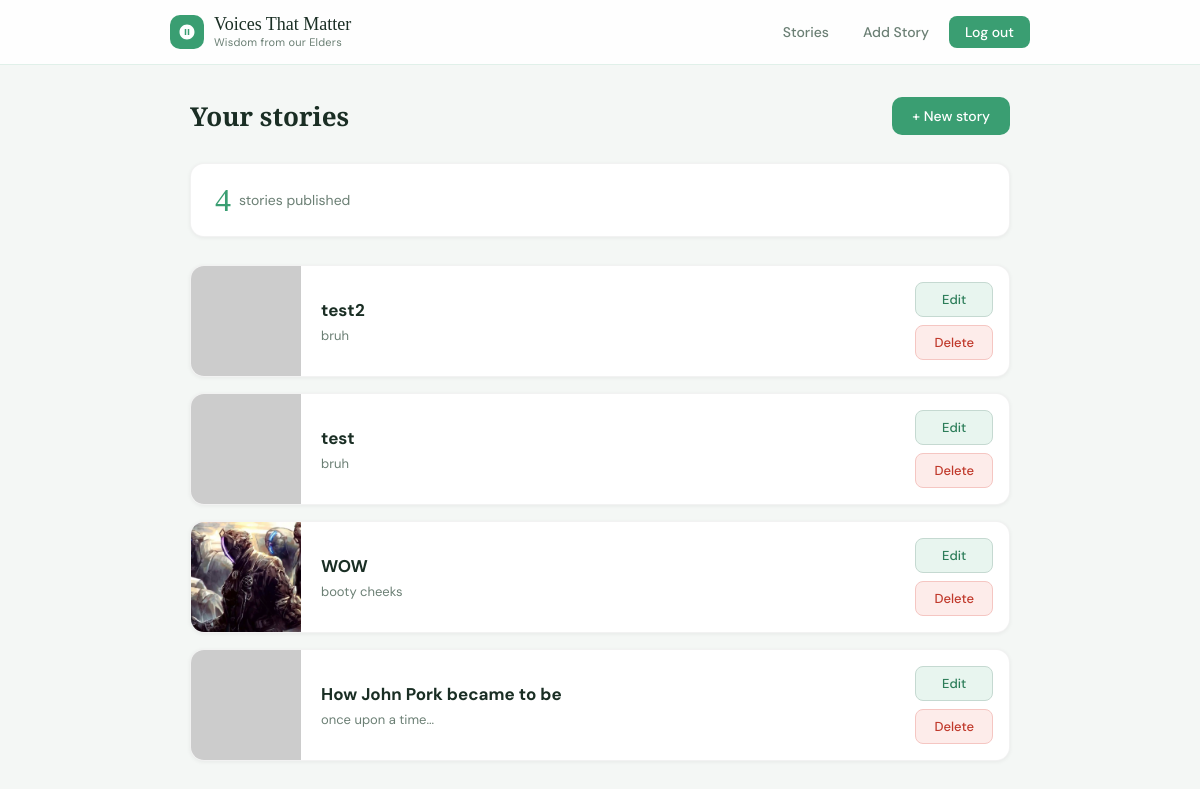
The page /dashboard (signed in) on the database its author committed.
### tables this page shows
CREATE TABLE stories (
        id INTEGER PRIMARY KEY AUTOINCREMENT,
        title TEXT,
        content TEXT,
        image TEXT,
        author TEXT
    );

### backend.py (the view)
@app.route("/dashboard")
@login_required
def dashboard():
    conn = get_db()
    user_stories = conn.execute(
        "SELECT * FROM stories WHERE author = ? ORDER BY id DESC",
        (session["username"],)
    ).fetchall()
    story_count = len(user_stories)
    conn.close()
    return render_template("dashboard.html", stories=user_stories, story_count=story_count)

### backend.py (called while the page is built)
def get_db():
    conn = sqlite3.connect("database.db")
    conn.row_factory = sqlite3.Row
    return conn

def login_required(f):
    @wraps(f)
    def wrapper(*args, **kwargs):
        if "userID" not in session:
            return redirect(url_for("login"))
        return f(*args, **kwargs)
    return wrapper

### templates/dashboard.html (shortened to what this page needs)
{% extends "base.html" %}
{% block content %}
<div class="dash-header">
    <h2>Your stories</h2>
    <a href="/add_story">+ New story</a>
</div>
<div class="stat-bar">
    <span class="count">{{ story_count }}</span>
    <span class="label">{{ "story" if story_count == 1 else "stories" }} published</span>
</div>
{% if stories %}
<div class="story-list">
    {% for story in stories %}
    <div class="story-row">
        <img src="{{ story['image'] }}" onerror="this.src='https://via.placeholder.com/110x100?text='">
        <div class="story-row-body">
            <h3>{{ story['title'] }}</h3>
            <p>{{ story['content'] }}</p>
        </div>
        <div class="story-actions">
            <a href="/edit_story/{{ story['id'] }}" class="btn-edit">Edit</a>
            <form method="POST" action="/delete_story/{{ story['id'] }}" onsubmit="return confirm('Delete this story?')">
                <button type="submit" class="btn-delete">Delete</button>
            </form>
        </div>
    </div>
    {% endfor %}
</div>
{% else %}
<div class="empty-state">
    <p>You haven't shared any stories yet.</p>
    <a href="/add_story">Share your first story</a>
</div>
{% endif %}
{% endblock %}

### templates/base.html (shortened to what this page needs)
<!DOCTYPE html>
<html>
<head>
</head>
<body>
<header>
    <div class="nav-inner">
        <a class="nav-brand">
            <div class="nav-logo">
                <svg viewBox="0 0 24 24" xmlns="http://www.w3.org/2000/svg">
                    <path d="M12 2C6.48 2 2 6.48 2 12s4.48 10 10 10 10-4.48 10-10S17.52 2 12 2zm-1 14H9V8h2v8zm4 0h-2V8h2v8z"/>
                </svg>
            </div>
            <div>
                <div class="nav-title">Voices That Matter</div>
                <div class="nav-tagline">Wisdom from our Elders</div>
            </div>
        </a>
        <nav class="nav-links">
            {% if session.get('userID') %}
                <a href="/stories">Stories</a>
                <a href="/dashboard">Add Story</a>
                <a href="/logout" class="btn-primary">Log out</a>
            {% else %}
                <a href="/login">Log in</a>
                <a href="/register" class="btn-primary">Join</a>
            {% endif %}
        </nav>
    </div>
</header>
<div class="container">
    {% block content %}{% endblock %}
</div>
</body>
</html>

### templates/base.html (style rules this page uses)
*, *::before, *::after { box-sizing: border-box; margin: 0; padding: 0; }
:root { --green: #3a9e72; --green-dark: #2c7d59; --green-light: #e8f5ef; --text: #1a2e24; --muted: #6b7f74; --bg: #f4f7f5; }
body { font-family: 'DM Sans', sans-serif; background: var(--bg); color: var(--text); }
header { position: sticky; top: 0; z-index: 100; background: rgba(255,255,255,0.85); backdrop-filter: blur(12px); -webkit-backdrop-filter: blur(12px); border-bottom: 1px solid rgba(58,158,114,0.15); padding: 0 32px; }
.nav-inner { max-width: 860px; margin: 0 auto; height: 64px; display: flex; align-items: center; justify-content: space-between; }
.nav-brand { display: flex; align-items: center; gap: 10px; text-decoration: none; }
.nav-logo { width: 34px; height: 34px; background: var(--green); border-radius: 10px; display: flex; align-items: center; justify-content: center; flex-shrink: 0; }
.nav-logo svg { width: 18px; height: 18px; fill: white; }
.nav-title { font-family: 'Playfair Display', serif; font-size: 18px; color: var(--text); line-height: 1; }
.nav-tagline { font-size: 11px; color: var(--muted); letter-spacing: 0.02em; margin-top: 2px; }
.nav-links { display: flex; align-items: center; gap: 6px; }
.nav-links a { font-size: 14px; font-weight: 500; color: var(--muted); text-decoration: none; padding: 7px 14px; border-radius: 8px; transition: background 0.15s, color 0.15s; }
.nav-links .btn-primary { background: var(--green); color: white; padding: 7px 16px; border-radius: 8px; }
.container { max-width: 860px; margin: 0 auto; padding: 32px 20px; }
button { background: var(--green); color: white; padding: 10px 18px; border: none; border-radius: 8px; font-family: 'DM Sans', sans-serif; font-size: 14px; font-weight: 500; cursor: pointer; transition: background 0.15s; }
a { color: var(--green); }

### templates/dashboard.html (style rules this page uses)
.dash-header { display: flex; justify-content: space-between; align-items: center; margin-bottom: 28px; }
.dash-header h2 { font-family: 'Playfair Display', serif; font-size: 26px; margin: 0; color: #1a2e24; }
.dash-header a { background: #3a9e72; color: white; padding: 10px 20px; border-radius: 10px; text-decoration: none; font-size: 14px; font-weight: 500; transition: background 0.15s; }
.stat-bar { background: white; border-radius: 14px; padding: 20px 24px; margin-bottom: 28px; box-shadow: 0 1px 4px rgba(0,0,0,0.06); border: 1px solid rgba(0,0,0,0.05); display: flex; align-items: center; gap: 8px; }
.stat-bar .count { font-family: 'Playfair Display', serif; font-size: 32px; color: #3a9e72; line-height: 1; }
.stat-bar .label { font-size: 14px; color: #6b7f74; }
.story-list { display: flex; flex-direction: column; gap: 16px; }
.story-row { background: white; border-radius: 14px; overflow: hidden; display: flex; align-items: stretch; box-shadow: 0 1px 4px rgba(0,0,0,0.06); border: 1px solid rgba(0,0,0,0.05); transition: transform 0.15s; }
.story-row img { width: 110px; min-height: 100%; object-fit: cover; flex-shrink: 0; }
.story-row-body { padding: 16px 20px; flex: 1; display: flex; flex-direction: column; justify-content: center; gap: 6px; }
.story-row-body h3 { margin: 0; font-size: 17px; color: #1a2e24; }
.story-row-body p { margin: 0; font-size: 13px; color: #6b7f74; display: -webkit-box; -webkit-line-clamp: 2; -webkit-box-orient: vertical; overflow: hidden; }
.story-actions { display: flex; flex-direction: column; gap: 8px; padding: 16px; justify-content: center; flex-shrink: 0; }
.btn-edit { padding: 8px 18px; border-radius: 8px; font-size: 13px; font-weight: 500; cursor: pointer; text-decoration: none; text-align: center; background: #e8f5ef; color: #2c7d59; border: 1px solid #c5d9d1; transition: background 0.15s; }
.btn-delete { padding: 8px 18px; border-radius: 8px; font-size: 13px; font-weight: 500; cursor: pointer; text-align: center; background: #fdecea; color: #c0392b; border: 1px solid #f5c6c2; width: 100%; transition: background 0.15s; }

### rows shown on the page
stories: title "test2", content "bruh"
stories: title "test", content "bruh"
stories: shows a picture, title "WOW", content "booty cheeks"
stories: title "How John Pork became to be", content "once upon a time..."

### other values the page prints
{{ story_count }} "4"
{{ "story" if story_count == 1 else "stories" }} "stories"
